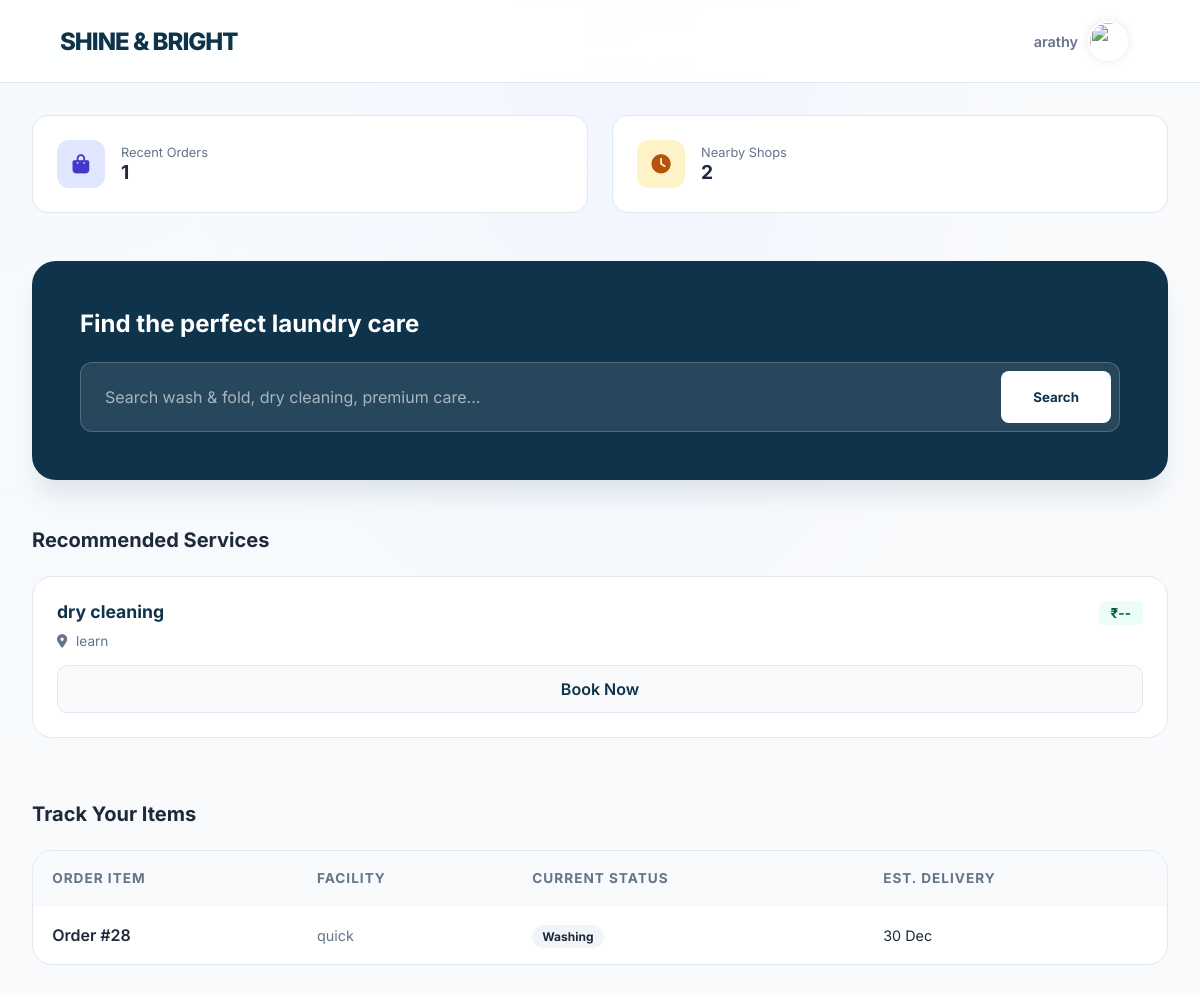
The app's page /dashboard/ (signed in), older data.
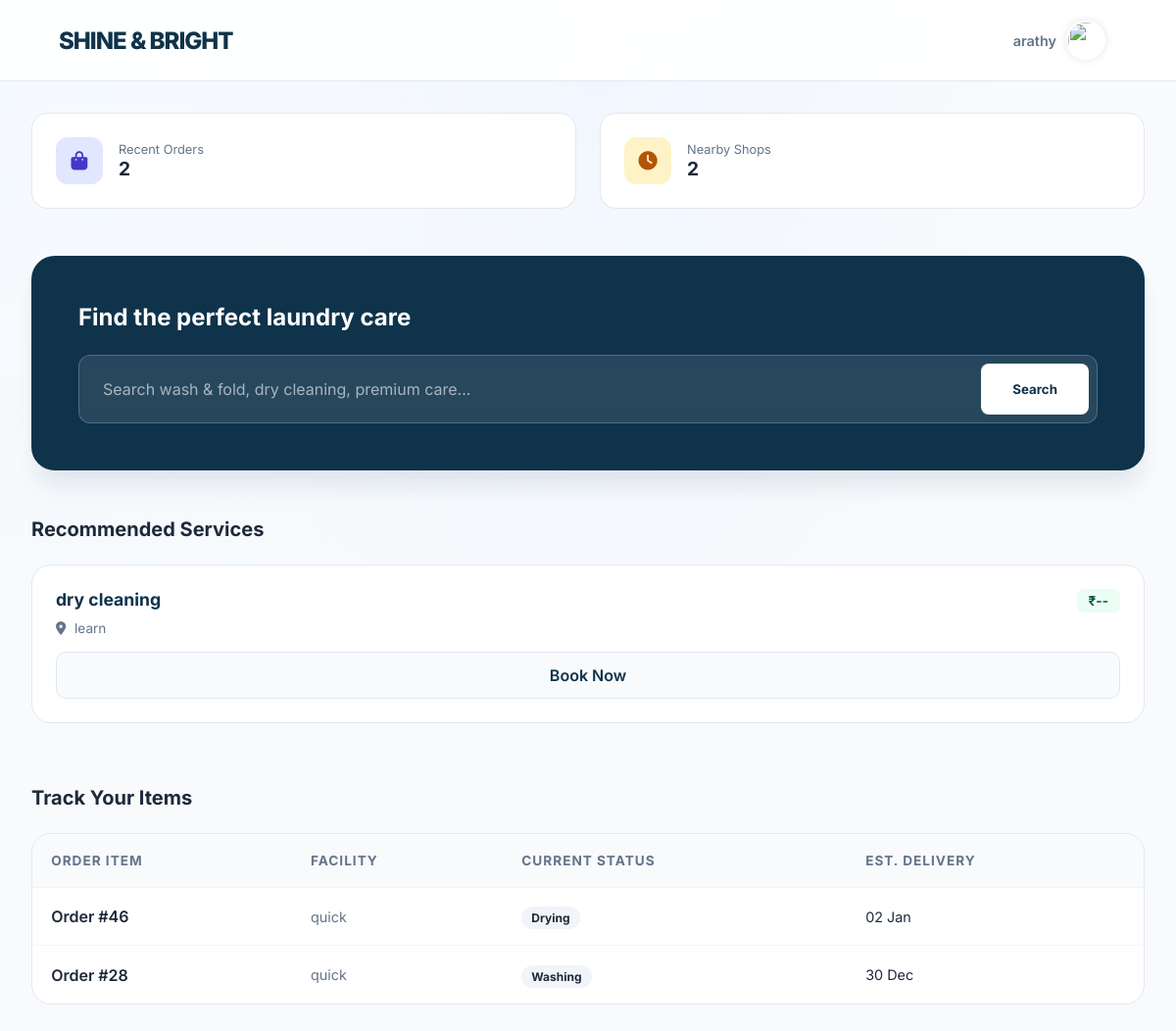
The same page, newer data.
### shop/models.py (models this page shows, shortened)
class LaundryShop(models.Model):
    name = models.CharField(max_length=100, unique=True)
    email = models.EmailField(unique=True)
    password = models.CharField(max_length=128, blank=True)
    address = models.TextField(blank=True)
    phone = models.CharField(max_length=15, blank=True)
    city = models.CharField(max_length=100, blank=True)
    latitude = models.FloatField(blank=True, null=True)
    longitude = models.FloatField(blank=True, null=True)
    is_approved = models.BooleanField(default=False)
    is_open = models.BooleanField(default=True)
    created_at = models.DateTimeField(default=timezone.now)
    razorpay_account_id = models.CharField(
        max_length=100,
        blank=True,
        null=True,
        help_text="Razorpay Account ID for marketplace payments"
    )
    razorpay_key_id = models.CharField(
        max_length=100,
        blank=True,
        null=True,
        help_text="Razorpay Key ID for shop payments"
    )
    razorpay_key_secret = models.CharField(
        max_length=100,
        blank=True,
        null=True,
        help_text="Razorpay Key Secret for shop payments"
    )
    bank_account_holder_name = models.CharField(
        max_length=100,
        blank=True,
        null=True,
        help_text="Account holder name as per bank records"
    )
    bank_account_number = models.CharField(
        max_length=50,
        blank=True,
        null=True,
        help_text="Bank account number"
    )
    bank_ifsc_code = models.CharField(
        max_length=11,
        blank=True,
        null=True,
        help_text="IFSC code (e.g., HDFC0001234)"
    )
    bank_name = models.CharField(
        max_length=100,
        blank=True,
        null=True,
        help_text="Bank name (e.g., HDFC Bank, SBI)"
    )
    bank_branch = models.CharField(
        max_length=100,
        blank=True,
        null=True,
        help_text="Bank branch name"
    )
    bank_account_type = models.CharField(
        max_length=20,
        choices=[
            ('Savings', 'Savings'),
            ('Current', 'Current'),
        ],
        blank=True,
        null=True,
        help_text="Type of bank account"
    )

class Order(models.Model):
    STATUS_CHOICES = [
        ('Pending', 'Pending'),
        ('Washing', 'Washing'),
        ('Drying', 'Drying'),
        ('Ironing', 'Ironing'),
        ('Ready', 'Ready for Pickup'),
        ('Completed', 'Completed'),
    ]
    PAYMENT_CHOICES = [
        ('Pending', 'Pending'),
        ('Completed', 'Completed'),
    ]
    user = models.ForeignKey(User, on_delete=models.CASCADE)
    shop = models.ForeignKey(LaundryShop, on_delete=models.CASCADE)
    branch = models.ForeignKey(Branch, on_delete=models.CASCADE, blank=True, null=True)
    base_amount = models.DecimalField(max_digits=10, decimal_places=2, default=0)
    platform_fee = models.DecimalField(max_digits=10, decimal_places=2, default=0)
    delivery_fee = models.DecimalField(max_digits=10, decimal_places=2, default=0)
    gst_amount = models.DecimalField(max_digits=10, decimal_places=2, default=0)
    amount = models.DecimalField(
        max_digits=10,
        decimal_places=2,
        help_text="Final payable amount (base + fees + GST)"
    )
    cloth_status = models.CharField(
        max_length=20,
        choices=STATUS_CHOICES,
        default='Pending'
    )
    payment_status = models.CharField(
        max_length=20,
        choices=PAYMENT_CHOICES,
        default='Pending'
    )
    pickup_date = models.DateTimeField(blank=True, null=True)
    delivery_date = models.DateTimeField(blank=True, null=True)
    delivery_name = models.CharField(max_length=100, blank=True)
    delivery_address = models.TextField(blank=True)
    delivery_phone = models.CharField(max_length=15, blank=True)
    special_instructions = models.TextField(blank=True)
    created_at = models.DateTimeField(default=timezone.now)
    delay_notified = models.BooleanField(default=False)
    thank_you_sent = models.BooleanField(default=False)
    razorpay_payment_id = models.CharField(max_length=100, blank=True, null=True)
    razorpay_order_id = models.CharField(max_length=100, blank=True, null=True)

### shop/views.py (the view)
# urls.py: path("dashboard/", views.user_dashboard, name="dashboard"),
@login_required
def user_dashboard(request):
    pending = Order.objects.filter(user=request.user, cloth_status="Pending", payment_status="Completed").count()
    completed = Order.objects.filter(user=request.user, cloth_status="Completed", payment_status="Completed").count()
    spent = Order.objects.filter(user=request.user, payment_status="Completed").aggregate(
        total=Sum('amount')
    )["total"] or 0
    cloth_status = get_cloth_status(request.user)
    search_query = request.GET.get('search', '')
    services_nearby = []
    shops_nearby = []
    user_city = None
    try:
        user_profile = request.user.profile
        user_city = user_profile.city if user_profile.city else None
    except:
        user_city = None
    if search_query:
        services = Service.objects.filter(
            Q(name__icontains=search_query)
        ).select_related('branch__shop').filter(branch__shop__is_approved=True)
        if user_city:
            city_services = services.filter(branch__shop__city__iexact=user_city)[:10]
            if city_services:
                services_nearby = city_services
            else:
                services_nearby = services[:10]
        else:
            services_nearby = services[:10]  # Limit to 10 results
    elif user_city:
        services_nearby = Service.objects.filter(
            branch__shop__is_approved=True,
            branch__shop__city__iexact=user_city
        ).select_related('branch__shop')[:10]
        shops_nearby = LaundryShop.objects.filter(
            is_approved=True,
            city__iexact=user_city
        )[:10]
    create_order_notifications(request.user)
    create_welcome_notifications(request.user)
    recent_notifications = Notification.objects.filter(
        user=request.user,
        is_read=False  # Only show unread notifications
    ).order_by('-created_at')[:5]
    recent_notifications = [
        {
            'id': notification.id,
            'title': notification.title,
            'message': notification.message,
            'time': notification.created_at,
            'icon': notification.icon,
            'color': notification.color,
            'is_read': notification.is_read
        }
        for notification in recent_notifications
    ]
    if hasattr(request.user, 'profile') and request.user.profile.notifications_enabled:
        unread_count = Notification.objects.filter(user=request.user, is_read=False).count()
    else:
        unread_count = 0
    previous_shops = (
    LaundryShop.objects
    .filter(order__user=request.user, order__cloth_status='Completed', order__payment_status='Completed')
    .distinct()
)
    return render(request, "user_dashboard.html", {
        "pending_count": pending,
        "completed_count": completed,
        "total_spent": spent,
        "cloth_status": cloth_status, # Added for the 'Your Cloth Status' table
        "services_nearby": services_nearby,
        "shops_nearby": shops_nearby,
        "search_query": search_query,
        "user_city": user_city,
        "recent_notifications": recent_notifications,  # Show up to 5 notifications
        "unread_count": unread_count,
        "previous_shops": previous_shops,
    })

### shop/views.py (called while the page is built, shortened)
def get_cloth_status(user):
    orders = Order.objects.filter(
        user=user,
        payment_status="Completed"   # filter here, not inside loop
    ).select_related('shop').order_by('-created_at')
    return [
        {
            'cloth_name': f"Order #{order.id}",
            'status': order.cloth_status,   # 🔑 single source of truth
            'delivery_date': order.created_at,
            'shop_name': order.shop.name
        }
        for order in orders
    ]

### shop/templates/user_dashboard.html (shortened to what the changed rows need)
{% load static %}
<!DOCTYPE html>
<html lang="en">
<head>
    <link rel="stylesheet" href="https://cdnjs.cloudflare.com/ajax/libs/font-awesome/6.4.0/css/all.min.css">
</head>
<body>
    <div class="dashboard-container">
        <div class="stats-row">
            <div class="stat-card">
                <div>
                    <p style="font-size: 0.8rem; color: var(--text-muted)">Recent Orders</p>
                    <p style="font-weight: 700; font-size: 1.2rem">{{ cloth_status|length }}</p>
                </div>
            </div>
        </div>
        <div class="search-wrapper">
            <h2>Find the perfect laundry care</h2>
        </div>
        <div class="section-header">
            <h2>Recommended Services</h2>
        </div>
        <div class="section-header">
            <h2>Track Your Items</h2>
        </div>
        <div class="table-container">
            <table class="modern-table">
                <thead>
                    <tr>
                        <th>Order Item</th>
                        <th>Facility</th>
                        <th>Current Status</th>
                        <th>Est. Delivery</th>
                    </tr>
                </thead>
                <tbody>
                    {% for cloth in cloth_status %}
                    <tr>
                        <td style="font-weight: 600;">{{ cloth.cloth_name }}</td>
                        <td style="color: var(--text-muted); font-size: 0.9rem;">{{ cloth.shop_name }}</td>
                        <td><span class="status-pill">{{ cloth.status }}</span></td>
                        <td style="font-size: 0.9rem;">{% if cloth.delivery_date %}{{ cloth.delivery_date|date:"d M" }}{% else %}Calculating...{% endif %}</td>
                    </tr>
                    {% empty %}
                    <tr>
                        <td colspan="4" style="text-align: center; color: var(--text-muted); padding: 3rem;">No active orders to track.</td>
                    </tr>
                    {% endfor %}
                </tbody>
            </table>
        </div>
    </div>
</body>
</html>

Row changes from the older to the newer data that the page shows:
added Order: status "Drying", delivery_date "02 Jan"
Text that changed along with them:
{{ cloth_status|length }}: "1" → "2"
new list line: "Order #46"
new list line: "quick"
